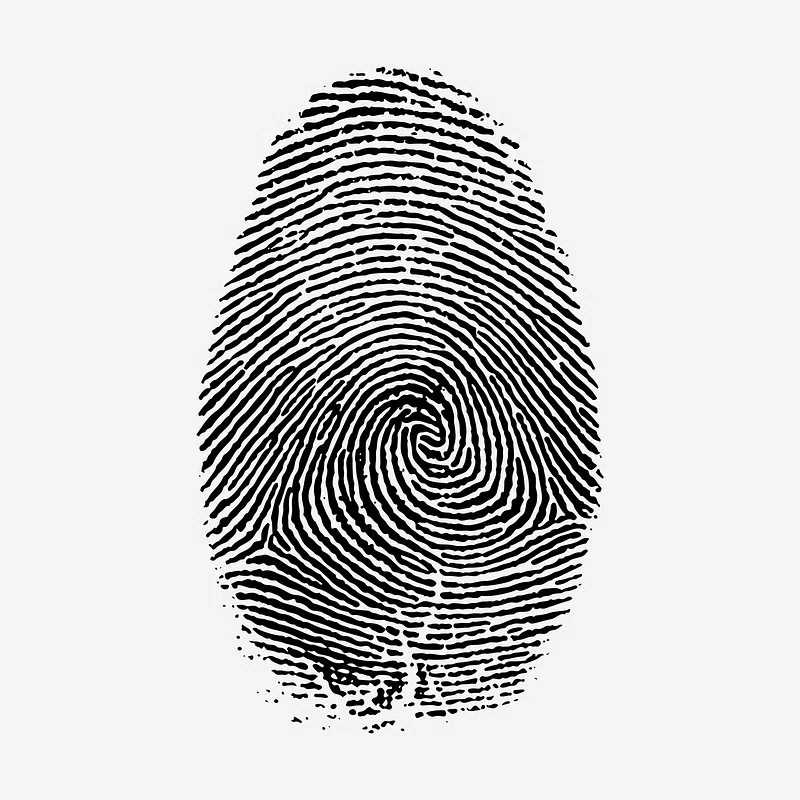
#> input picture backend/uploads/1.webp, 800 x 800 px
$ python -i preprocess.py   (imports and definitions only)
#> lines starting #> are read from the running program, lines starting #| are printed output that depends on the picture; after the words box and inside, x2 and y2 are one past the last pixel; in counts of white or black regions, pixels touching at a corner belong together
import cv2
import os

PROCESSED_FOLDER = "processed"
# [1 line not run here, left out]

def preprocess_image(image_path):
    # Read image
#> called with image_path = '../uploads/1.webp'
    image = cv2.imread(image_path)
#> image is the input picture: shape (800, 800, 3); mean B, G, R 204.7, 204.7, 204.7

    # Convert to grayscale
    gray = cv2.cvtColor(image, cv2.COLOR_BGR2GRAY)

    # Resize
    resized = cv2.resize(gray, (300, 300))
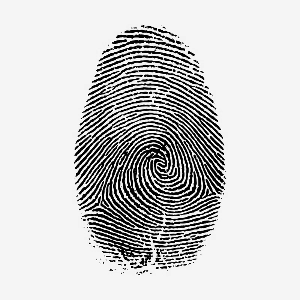
#> resized: shape (300, 300); min 0, max 255, mean 204.7

    # Histogram Equalization
    equalized = cv2.equalizeHist(resized)
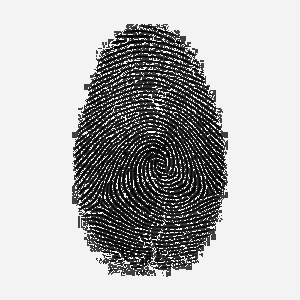
#> equalized: shape (300, 300); min 0, max 255, mean 182.8

    # Gaussian Blur
    blurred = cv2.GaussianBlur(equalized, (5, 5), 0)
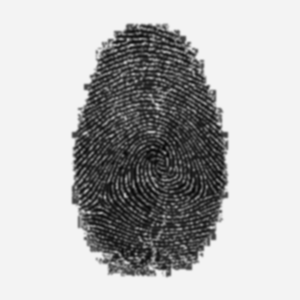
#> blurred: shape (300, 300); min 6, max 243, mean 182.8

    # Binary Threshold
    _, binary = cv2.threshold(
        blurred,
        127,
        255,
        cv2.THRESH_BINARY
    )
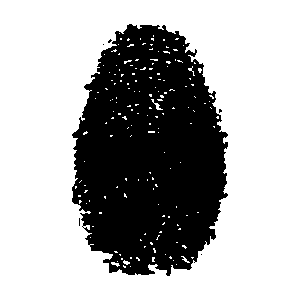
#> binary: shape (300, 300); 67.6% white; 6 black regions (5 under 20 px), largest, box (x1, y1, x2, y2) and area: (72, 24, 228, 276) 29140

    filename = os.path.basename(image_path)
    output_path = os.path.join(PROCESSED_FOLDER, filename)

    cv2.imwrite(output_path, binary)

    return output_path

>>> result = preprocess_image('../uploads/1.webp')
